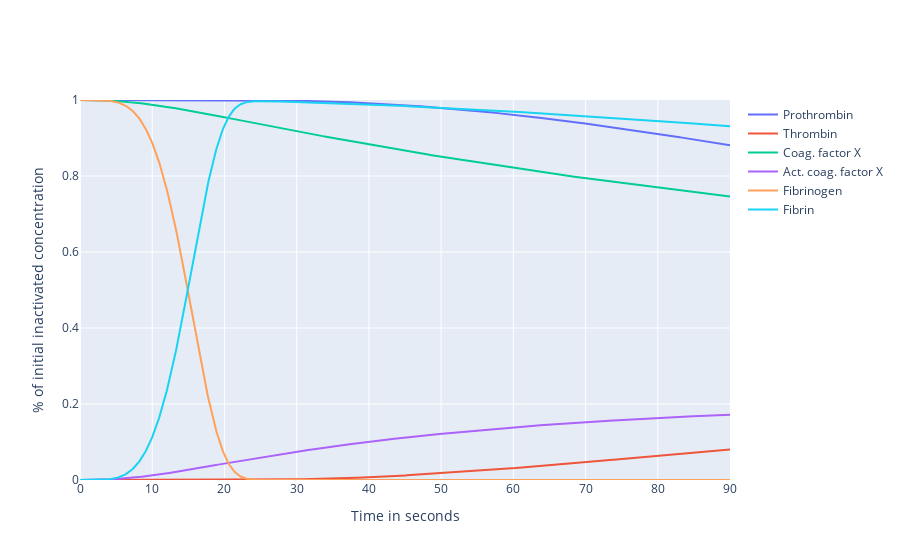
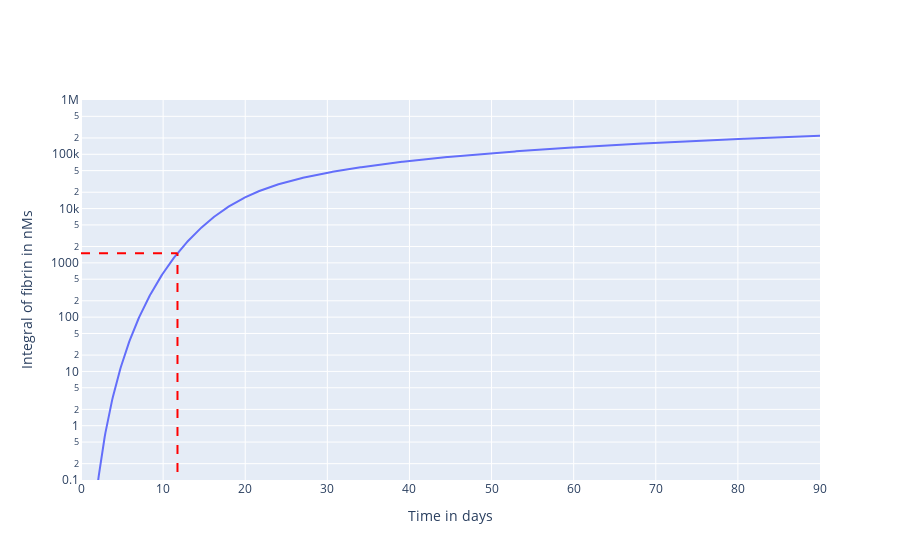

Source (notebook cell) for these figures, in order:
### Markdown cell above
Visualise results

### Code cell
# Figure 1: Change of coagulation factors
fig = go.Figure()
fig.add_trace(go.Scatter(
    x=times,
    y=simulation[0] / simulation[0, 0],
    name='Prothrombin'
))
fig.add_trace(go.Scatter(
    x=times,
    y=simulation[1] / simulation[0, 0],
    name='Thrombin'
))
fig.add_trace(go.Scatter(
    x=times,
    y=simulation[2] / simulation[2, 0],
    name='Coag. factor X'
))
fig.add_trace(go.Scatter(
    x=times,
    y=simulation[3] / simulation[2, 0],
    name='Act. coag. factor X'
))
fig.add_trace(go.Scatter(
    x=times,
    y=simulation[4] / simulation[4, 0],
    name='Fibrinogen'
))
fig.add_trace(go.Scatter(
    x=times,
    y=simulation[5] / simulation[4, 0],
    name='Fibrin'
))
fig.update_layout(
    xaxis_title='Time in seconds',
    yaxis_title=r'% of initial inactivated concentration',
    yaxis_range=[0, 1]
)
fig.show()

# Figure 2: Fibrin integral
fig = go.Figure()
fig.add_trace(go.Scatter(
    x=times,
    y=fibrin_auc,
))
fig.add_shape(type="line",
    x0=0, y0=1500, x1=11.75, y1=1500,
    line=dict(
        color="red",
        width=2,
        dash="dash"
    )
)
fig.add_shape(type="line",
    x0=11.75, y0=-1, x1=11.75, y1=1500,
    line=dict(
        color="red",
        width=2,
        dash="dash",
    )
)
fig.update_layout(
    xaxis_title='Time in days',
    yaxis_title='Integral of fibrin in nMs',
    yaxis_type='log',
    yaxis_range=[-1, 6]
)
fig.show()

### Figure 1 — Plotly figure (JSON) as saved in the notebook; plotly's stock layout.template omitted (floating-point values rounded to 4 significant figures; data arrays with more than 128 entries replaced by an {"elided": "..."} marker saying what was removed)
{"data": [{"name": "Prothrombin", "type": "scatter", "x": {"elided": "1000 float values"}, "y": {"elided": "1000 float values"}}, {"name": "Thrombin", "type": "scatter", "x": {"elided": "1000 float values"}, "y": {"elided": "1000 float values"}}, {"name": "Coag. factor X", "type": "scatter", "x": {"elided": "1000 float values"}, "y": {"elided": "1000 float values"}}, {"name": "Act. coag. factor X", "type": "scatter", "x": {"elided": "1000 float values"}, "y": {"elided": "1000 float values"}}, {"name": "Fibrinogen", "type": "scatter", "x": {"elided": "1000 float values"}, "y": {"elided": "1000 float values"}}, {"name": "Fibrin", "type": "scatter", "x": {"elided": "1000 float values"}, "y": {"elided": "1000 float values"}}], "layout": {"xaxis": {"title": {"text": "Time in seconds"}}, "yaxis": {"range": [0, 1], "title": {"text": "% of initial inactivated concentration"}}}}

### Figure 2 — Plotly figure (JSON) as saved in the notebook; plotly's stock layout.template omitted (floating-point values rounded to 4 significant figures; data arrays with more than 128 entries replaced by an {"elided": "..."} marker saying what was removed)
{"data": [{"type": "scatter", "x": {"elided": "1000 float values"}, "y": {"elided": "1000 float values"}}], "layout": {"shapes": [{"line": {"color": "red", "dash": "dash", "width": 2}, "type": "line", "x0": 0, "x1": 11.75, "y0": 1500, "y1": 1500}, {"line": {"color": "red", "dash": "dash", "width": 2}, "type": "line", "x0": 11.75, "x1": 11.75, "y0": -1, "y1": 1500}], "xaxis": {"title": {"text": "Time in days"}}, "yaxis": {"range": [-1, 6], "title": {"text": "Integral of fibrin in nMs"}, "type": "log"}}}
